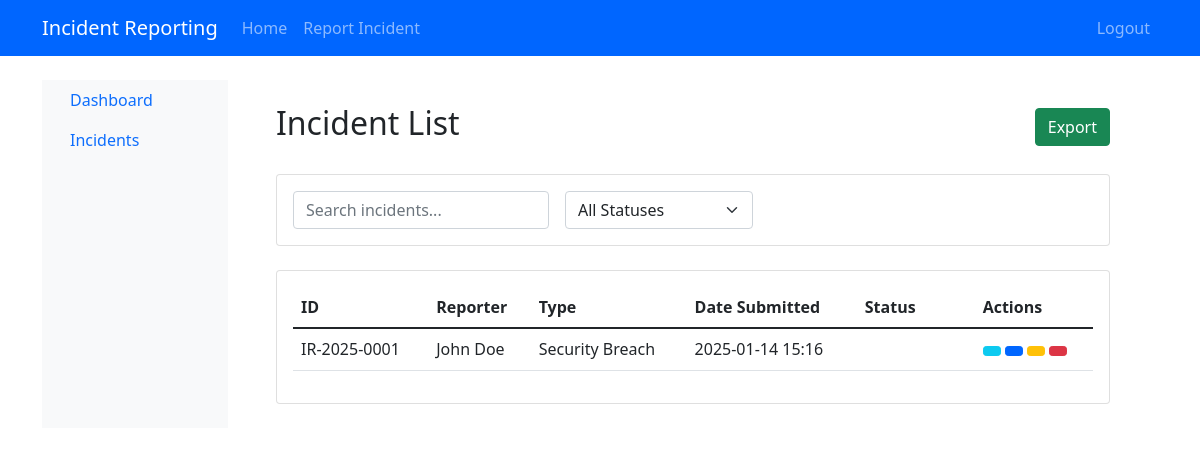
Screenshot of /incidents/ (signed in) with the database file from the repository.
### accounts/models.py (models this page shows, shortened)
class Incident(models.Model):
    IMPACT_CHOICES = [
        ('low', 'Low'),
        ('medium', 'Medium'),
        ('high', 'High'),
        ('critical', 'Critical'),
    ]
    STATUS_CHOICES = [
        ('new', 'New'),
        ('in_progress', 'In Progress'),
        ('resolved', 'Resolved'),
        ('closed', 'Closed'),
    ]
    incident_number = models.CharField(max_length=50, unique=True)
    year = models.IntegerField(default=timezone.now().year)
    date_submitted = models.DateTimeField(auto_now_add=True)
    reporter_name = models.CharField(max_length=100)
    position = models.CharField(max_length=100)
    department = models.CharField(max_length=100)
    incident_type = models.ForeignKey('IncidentType', on_delete=models.SET_NULL, null=True)
    status = models.CharField(max_length=20, choices=STATUS_CHOICES, default='new')
    description = models.TextField(verbose_name='Description of Incident', default='Not provided')
    scope = models.TextField(verbose_name='Scope of Incident', default='Not provided')
    systems_affected_count = models.IntegerField(verbose_name='Estimated Quantity of Systems Affected')
    data_subjects_count = models.IntegerField(verbose_name='Estimated Quantity of Data Subjects Affected')
    data_subjects_groups = models.TextField(verbose_name='Data Subjects Affected', default='Not provided')
    additional_scope_info = models.TextField(verbose_name='Additional Scope Information', blank=True, null=True)
    impact_level = models.CharField(max_length=20, choices=IMPACT_CHOICES, verbose_name='Impact of Incident')
    estimated_cost = models.DecimalField(max_digits=10, decimal_places=2, verbose_name='Estimated Total Cost Incurred', null=True, blank=True)
    additional_impact_info = models.TextField(verbose_name='Additional Impact Information', blank=True, null=True)
    data_sensitivity = models.TextField(verbose_name='Sensitivity of Affected Data/Information', default='Not provided')
    data_quantity = models.TextField(verbose_name='Quantity of Data/Information Affected', default='Not provided')
    additional_data_info = models.TextField(verbose_name='Additional Affected Data Information', blank=True, null=True)
    attack_sources = models.TextField(verbose_name='Attack Sources', default='Not specified')
    attack_destinations = models.TextField(verbose_name='Attack Destinations', default='Not specified')
    affected_ips = models.TextField(verbose_name='IP Addresses of Affected Systems', default='Not specified')
    affected_domains = models.TextField(verbose_name='Domain Names of Affected Systems', default='Not specified')
    system_functions = models.TextField(verbose_name='Primary Functions of Affected Systems', default='Not specified')
    operating_systems = models.TextField(verbose_name='Operating Systems of Affected Systems', default='Not specified')
    patch_levels = models.TextField(verbose_name='Patch Level of Affected Systems', default='Not specified')
    security_software = models.TextField(verbose_name='Security Software Loaded on Affected Systems', default='Not specified')
    physical_location = models.TextField(verbose_name='Physical Location of Affected Systems', default='Not specified')
    additional_system_details = models.TextField(verbose_name='Additional System Details', blank=True, null=True)
    affected_user_titles = models.TextField(verbose_name='Job Titles of Affected Users', default='Not specified')
    access_levels = models.TextField(verbose_name='System Access Levels or Rights of Affected Users', default='Not specified')
    additional_user_details = models.TextField(verbose_name='Additional User Details', blank=True, null=True)
    discovery_date = models.DateTimeField(verbose_name='Date and Time of Discovery')
    incident_date = models.DateTimeField(verbose_name='Date and Time When the Actual Incident Occurred')
    containment_date = models.DateTimeField(verbose_name='Date and Time When the Incident Was Contained', null=True, blank=True)
    detailed_timeline = models.TextField(verbose_name='Detailed Incident Timeline', default='Not provided')
    attachments = models.FileField(upload_to='incident_attachments/', verbose_name='Supporting Documents', null=True, blank=True)
    attachment = models.FileField(upload_to='incident_attachments/', null=True, blank=True, verbose_name='Attachment')
    last_updated = models.DateTimeField(auto_now=True)
    actions_identify_resources = models.TextField(blank=True, null=True)
    actions_address_incident = models.TextField(blank=True, null=True)
    actions_mitigate_harm = models.TextField(blank=True, null=True)
    actions_prevent_similar = models.TextField(blank=True, null=True)
    additional_actions_planned = models.TextField(blank=True, null=True)
    dpo_remarks = models.TextField(blank=True, null=True)
    dpo_evaluation_date = models.DateTimeField(blank=True, null=True)
    dpo_status = models.CharField(
        max_length=20,
        choices=[
            ('pending', 'Pending Review'),
            ('approved', 'Approved'),
            ('needs_action', 'Needs Action'),
            ('rejected', 'Rejected')
        ],
        default='pending'
    )
    class Meta:
        ordering = ['-date_submitted']

class IncidentType(models.Model):
    name = models.CharField(max_length=100)
    description = models.TextField(blank=True)

### accounts/views.py (the view)
# urls.py: path('incidents/', views.incident_list, name='incident_list'),
@login_required
def incident_list(request):
    incidents = Incident.objects.all().order_by('-id')
    return render(request, 'accounts/admin/incident_list.html', {'incidents': incidents})

### accounts/templates/accounts/admin/incident_list.html (shortened to what this page needs)
{% extends 'admin/base_admin.html' %}
{% load static %}
{% block admin_content %}
<div class="container-fluid py-4">
    <div class="d-flex justify-content-between align-items-center mb-4">
        <h2>Incident List</h2>
        <div class="d-flex gap-2">
            <button class="btn btn-success" onclick="exportIncidents()">
                 Export
            </button>
        </div>
    </div>
    <div class="card mb-4">
        <div class="card-body">
            <div class="row g-3">
                <div class="col-md-4">
                    <input type="text" id="searchInput" class="form-control" placeholder="Search incidents...">
                </div>
                <div class="col-md-3">
                    <select class="form-select" id="statusFilter">
                        <option value="">All Statuses</option>
</select>
                </div>
            </div>
        </div>
    </div>
    <div class="card">
        <div class="card-body">
            <div class="table-responsive">
                <table class="table table-hover">
                    <thead>
                        <tr>
                            <th>ID</th>
                            <th>Reporter</th>
                            <th>Type</th>
                            <th>Date Submitted</th>
                            <th>Status</th>
                            <th>Actions</th>
                        </tr>
                    </thead>
                    <tbody>
                        {% for incident in incidents %}
                        <tr>
                            <td>{{ incident.incident_number }}</td>
                            <td>{{ incident.reporter_name }}</td>
                            <td>{{ incident.incident_type.name }}</td>
                            <td>{{ incident.date_submitted|date:"Y-m-d H:i" }}</td>
                            <td>
                                <span class="badge bg-{{ incident.status|lower }}">
                                </span>
                            </td>
                            <td>
                                <a href="{% url 'incident_detail' incident.id %}" class="btn btn-sm btn-info" title="View">
                                </a>
                                <a href="{% url 'incident_edit' incident.id %}" class="btn btn-sm btn-primary" title="Edit">
                                </a>
                                <a href="{% url 'dpo_remarks' incident.id %}" class="btn btn-sm btn-warning" title="DPO Remarks">
                                </a>
                                <button class="btn btn-sm btn-danger delete-incident" data-id="{{ incident.id }}" title="Delete">
                                </button>
                            </td>
                        </tr>
                        {% endfor %}
                    </tbody>
                </table>
            </div>
        </div>
    </div>
</div>
{% endblock %}

### static/css/style.css (style rules this page uses)
:root { --primary-blue: #0066ff; --secondary-blue: #4d94ff; --light-blue: #e6f0ff; }
.btn-primary { background-color: var(--primary-blue); border-color: var(--primary-blue); }

### rows the page displays
Incident: incident_number "IR-2025-0001", reporter_name "John Doe", incident_type.name "Security Breach", date_submitted "2025-01-14 15:16"
